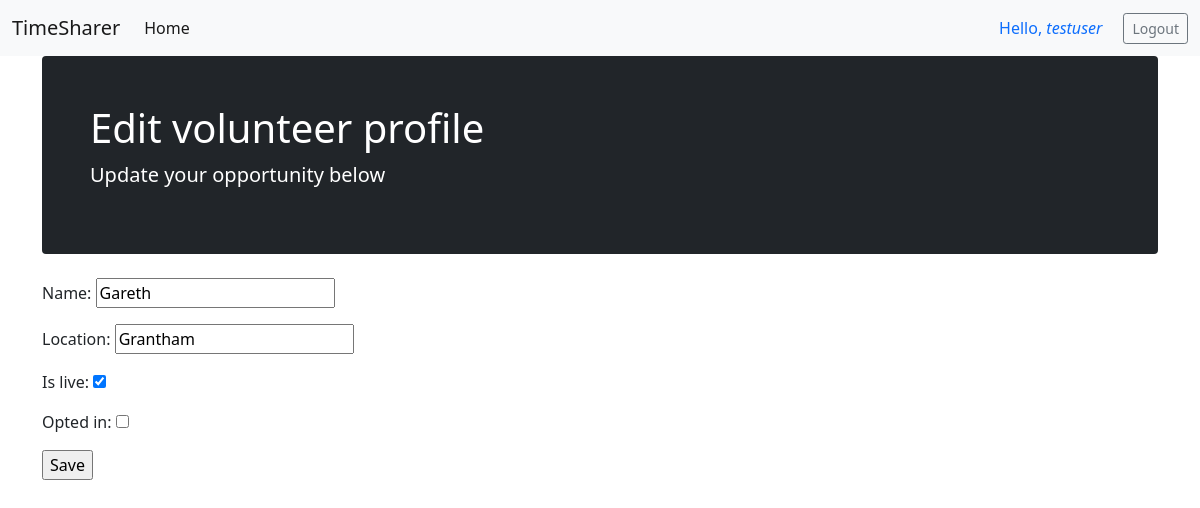
The page /timesharer/volunteer/8/edit (signed in) on the database its author committed.
### timesharer/models.py (models this page shows, shortened)
class Volunteer(models.Model):
    created_by = models.ForeignKey(User, on_delete=models.CASCADE, null=True)
    name = models.CharField(max_length=20)
    location = models.CharField(max_length=20)
    opted_in = models.BooleanField(default=False)
    created_at = models.DateTimeField('date created',default=timezone.now)
    updated_at = models.DateTimeField('date updated',default=timezone.now)
    is_live = models.BooleanField()
    applied_to = models.ForeignKey(Opportunity, on_delete=models.CASCADE, default="1")
    tags = TaggableManager()

### timesharer/views.py (the view)
# urls.py: path('volunteer/<int:pk>/edit', views.EditVolunteer.as_view(), name='edit_volunteer'),
class EditVolunteer(LoginRequiredMixin,generic.UpdateView):
    model = Volunteer
    fields = ['name','location','is_live','opted_in']
    template_name = 'timesharer/volunteer/forms/edit_volunteer.html'

### timesharer/templates/timesharer/volunteer/forms/edit_volunteer.html
{% extends 'core/base_form.html' %}
{% block form_header %}
    <h1>Edit volunteer profile</h1>
{% endblock form_header %}
{% block form %}
    <form method="post">{% csrf_token %}
        {{ form.as_p }}
        <input type="submit" value="Save">
    </form>
{% endblock form %}

### core/templates/core/navbar.html (shortened to what this page needs)
<nav class="navbar navbar-expand-lg navbar-light bg-light">
    <div class="container-fluid">
      <div class="collapse navbar-collapse" id="navbarTogglerDemo01">
        <a class="navbar-brand" href="/timesharer/">TimeSharer</a>
        <ul class="navbar-nav me-auto mb-2 mb-lg-0">
          <li class="nav-item">
            <a class="nav-link active" id="homeLink" aria-current="page" href="/timesharer/">Home</a>
          </li>
        </ul>
        {% if user.is_authenticated %}
          <a href="/accounts/profile/" class="nav-link" style="margin-right:5px" id="profileLink">Hello, <i>{{ user }}</i></a>
          <a href="/accounts/logout/"><button class="btn btn-outline-secondary btn-sm">Logout</button></a>
        {% else %}
          <a href="/accounts/login/"><button class="btn btn-outline-secondary btn-sm">Login</button></a>
        {% endif %}
      </div>
    </div>
  </nav>

### rows shown on the page
Volunteer: name "Gareth", location "Grantham", is_live "☑"

### other values the page prints
{{ user }} "testuser"
